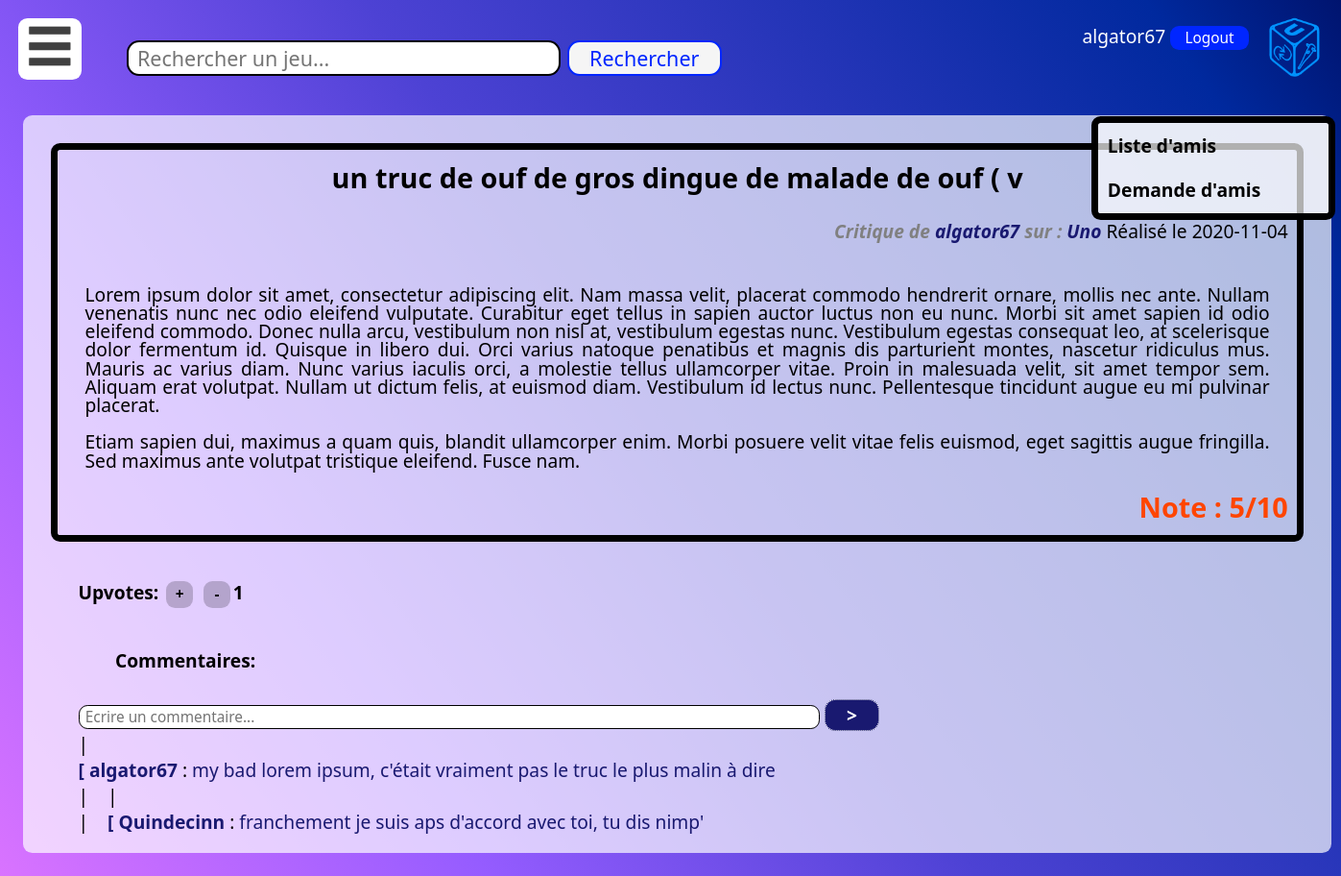
The page /critique.php?id=8 (signed in) on the database its author committed.
### tables this page shows
CREATE TABLE critiques (
  id INT PRIMARY KEY NOT NULL AUTO_INCREMENT,
  id_utilisateur INT NOT NULL,
  id_jeu INT NOT NULL,
  nom VARCHAR(50),
  note INT,
  content VARCHAR(5000),
  date_crit DATE DEFAULT current_timestamp(),

  FOREIGN KEY (id_utilisateur) REFERENCES utilisateur(id),
  FOREIGN KEY (id_jeu) REFERENCES jeux(id)
);

CREATE TABLE utilisateur (
  id INT PRIMARY KEY NOT NULL AUTO_INCREMENT,
  pseudo VARCHAR(30),
  mdp VARCHAR(100),
  nom VARCHAR(30),
  prenom VARCHAR(30),
  bio VARCHAR(5000),
  date_de_naissance DATE,
  date_de_creation DATE DEFAULT current_timestamp(),
  email VARCHAR(50)
);

CREATE TABLE jeux (
  id INT PRIMARY KEY NOT NULL AUTO_INCREMENT,
  nom VARCHAR(30),
  editeur VARCHAR(30),
  prix FLOAT,
  description VARCHAR(5000)
);

CREATE TABLE reponses (
  id INT PRIMARY KEY NOT NULL AUTO_INCREMENT,
  content VARCHAR(100),
  id_auteur INT NOT NULL,
  id_reponse INT,
  id_critiques INT NOT NULL,

  FOREIGN KEY (id_auteur) REFERENCES utilisateur(id),
  FOREIGN KEY (id_reponse) REFERENCES reponses(id),
  FOREIGN KEY (id_critiques) REFERENCES critiques(id)
);

### critique.php (the view, shortened to what this page needs)
<!DOCTYPE html>
<html lang="en" dir="ltr" class="cover">
  <head>
  </head>
    <?php
      include 'header.php';
      echo'<div class="corps">';
      include 'print_comment.php';
      if(!(isset($_GET['id']))){
        echo("<br/>La page n'existe pas, désolé");
      }else{
        $id = $_GET['id'];
        $db = new PDO( "mysql:host=localhost;dbname=projetifd;charset=utf8","root","");
        $sql = 'SELECT utilisateur.id AS user_id,pseudo,jeux.id AS game_id,jeux.nom AS game_name,critiques.nom AS crit_name,note,content,date_crit FROM utilisateur INNER JOIN critiques ON utilisateur.id = critiques.id_utilisateur INNER JOIN jeux ON jeux.id = critiques.id_jeu WHERE critiques.id ='.$id;
        $req = $db->prepare($sql);
        $req->execute();
        $critique = $req->fetch();
        echo('
          <div class="rubrique">
              <div class="titre_rubrique">'.$critique['crit_name'].'</div></br>
              <p class="right"><b>Critique de<a href="profile.php?id='.$critique['user_id'].'"> '. $critique['pseudo'].' </a>sur : <a href="game.php?id='.$critique['game_id'].'">'.$critique['game_name'].'</a></b>
              Réalisé le '.$critique['date_crit'].'</p></br>
              <p class="texte_corps">
              '.nl2br($critique['content']).'
              </p>');
        if($critique['note']>=5){
            echo('
                <div class="note good" >Note : '.$critique['note'].'/10</div>
          </div>
            ');
        } else {
            echo('
                <div class="note bad">Note : '.$critique['note'].'/10</div>
          </div>
        ');
        }
        echo '<div class="menu_upvote">';
        $sql = 'SELECT SUM(value) AS value FROM link_utilisateur_score WHERE id_critiques ='.$id;
        $req = $db->prepare($sql);
        $req->execute();
        $upvotes = $req->fetch();
        echo('<b>Upvotes:</b>  ');
        $textPlus = "<button class='up_down'>+</button>";
        $textMinus = "<button class='up_down'>-</button>";
        echo '<a href = "update_votes.php?value=1&id='.$id.'">'.$textPlus.'</a> <a href = "update_votes.php?value=-1&id='.$id.'">'.$textMinus.'</a><b>'.(0+$upvotes['value']).' </b></div>';
        echo '<div class="commentaire"><b class="titre">Commentaires:</b><br/>';
    ?>
                <br/>
                <form method="post" action="add_comment.php?id=<?php echo($_GET['id'])?>">
                  <input type="text" name="input" maxlength="100" size="80" placeholder="Ecrire un commentaire...">
                  <button type="submit">></button>
                </form>
    <?php
        printComs($id,NULL,0,$db);
      }
    ?>
            </div>
    </div>
  </body>
</html>

### print_comment.php
<link rel="stylesheet" type="text/css" href="style_site.css">
<?php
  function printComs($idCrit,$idPreviousCom,$layer,$db){
    if($idPreviousCom==NULL){
      $sql = 'SELECT reponses.id AS id,content,pseudo,utilisateur.id AS uid FROM reponses INNER JOIN utilisateur ON reponses.id_auteur = utilisateur.id WHERE reponses.id_reponse IS NULL AND reponses.id_critiques ='.$idCrit;
    }else{
      $sql = 'SELECT reponses.id AS id,content,pseudo,utilisateur.id AS uid FROM reponses INNER JOIN utilisateur ON reponses.id_auteur = utilisateur.id WHERE reponses.id_reponse='.$idPreviousCom.' AND reponses.id_critiques ='.$idCrit;
    }
    $req = $db->prepare($sql);
    $req->execute();
    $line= $req->fetch();
    while($line){
      echo(str_repeat("|&nbsp&nbsp&nbsp&nbsp",$layer).'|<br/>');
      echo(str_repeat("|&nbsp&nbsp&nbsp&nbsp",$layer).'<a class="commentaire" href="profile.php?id='.$line['uid'].'"><b>[ '.$line['pseudo'].'</b></a> : <a href="reply_input.php?id='.$line['id'].'">'.$line['content'].'</a><br/>');
      printComs($idCrit,$line['id'],$layer+1,$db);
      $line= $req->fetch();
    }
  }
?>

### style_site.css (style rules this page uses)
p { text-align: justify; text-justify: inter-word; line-height: 1em; }
input[type=text],input[type=password],input[type=email],input[type=date],textarea { border-radius:0.6em 0.6em 0.6em 0.6em; font-size:0.8em; }
input[type=text] { padding-left: 0.4em; border: solid black 0.1em; }
.cover { background: linear-gradient(55deg, #d973ff 0, #955cff 25%, #4d42d4 50%, #00299e 90%, #00146f 100%); background-size: cover; background-attachment: fixed; }
.corps { color:black; font-size:0.8em; padding:1em; font-family: "Segoe UI",serif; width:69em; margin: auto; margin-top: 5em; background-color: rgba(255,255,255,0.69); border-top-left-radius: 0.5em 0.5em; border-top-right-radius: 0.5em 0.5em; border-bottom-right-radius: 0.5em 0.5em; border-bottom-left-radius: 0.5em 0.5em; }
.texte_corps { margin:1em; }
.titre_rubrique { text-align:center; font-size:1.5em; font-weight:bold; }
.rubrique { margin:0.5em; padding: 0.5em; border-width:0.4em; border-color:black; border-style:solid; border-top-left-radius: 0.5em 0.5em; border-top-right-radius: 0.5em 0.5em; border-bottom-right-radius: 0.5em 0.5em; border-bottom-left-radius: 0.5em 0.5em; }
.rubrique b { color:grey; font-style:italic; margin-left:3em; }
.corps a:link { color:midnightblue; font-weight: bolder; text-decoration: none; }
.rubrique .right { text-align:right; position:relative; }
.rubrique .note { text-align:right; font-size:1.5em; font-weight:bold; }
.rubrique .note.good { color:orangered; }
.menu_upvote { margin:2em; }
button.up_down { border-radius:0.6em 0.6em 0.6em 0.6em; background-color:rgba(0,0,0,0.20); margin:0.2em; font-weight: bolder; color:black; width:1.8em; height:1.8em; padding: 0.1em 0.5em 0.1em 0.5em; border:none; font-size:0.8em; }
.commentaire .titre { margin-left:2em; }
.commentaire { margin-left:2em; }
.commentaire button { width:3em; height:1.7em; padding-top:0; font-weight: bolder; font-size:1em; color:white; border: thin dotted whitesmoke; background-color: midnightblue; border-radius:0.6em 0.6em 0.6em 0.6em; }
.commentaire input { height:1.5em; }
.commentaire a:link { font-weight: normal; margin:0; }
a:link { color: white; text-decoration:none; }
* { margin: 0; padding: 0; font-family: "Segoe UI", serif; }

### rows shown on the page
critiques: nom "un truc de ouf de gros dingue de malade de ouf ( v", id_utilisateur.pseudo "algator67", id_jeu.nom "Uno", date_crit "2020-11-04", content "Lorem ipsum dolor sit amet, consectetur adipiscing elit. Nam massa velit, placerat commodo hendrerit ornare, mollis nec ante. Nullam venenatis nunc nec odio eleifend vulputate. Curabitur eget tellus in sapien auctor luctus non eu nunc. Morbi sit amet sapien id odio eleifend commodo. Donec nulla arcu, vestibulum non nisl at, vestibulum egestas nunc. Vestibulum egestas consequat leo, at scelerisque dolor fermentum id. Quisque in libero dui. Orci varius natoque penatibus et magnis dis parturient montes, nascetur ridiculus mus. Mauris ac varius diam. Nunc varius iaculis orci, a molestie tellus ullamcorper vitae. Proin in malesuada velit, sit amet tempor sem. Aliquam erat volutpat. Nullam ut…", note "5"
reponses: id_auteur.pseudo "algator67", content "my bad lorem ipsum, c'était vraiment pas le truc le plus malin à dire"
reponses: layer "|", id_auteur.pseudo "Quindecinn", content "franchement je suis aps d'accord avec toi, tu dis nimp'"

### other values the page prints
$_SESSION['pseudo'] "algator67"
0+$upvotes['value'] "1"
